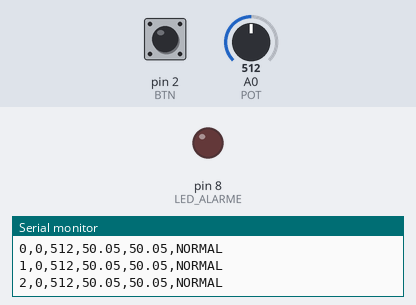
The sketch below on a simulated Arduino Uno, built with avr-gcc and run on an emulated ATmega328P. Parts: output pins drawn as LEDs (lit = HIGH), the last lines printed to the serial monitor. The test bench sets the inputs (shaded band); at power-on: A0 (POT) = 512, pin 2 (BTN) HIGH.

Above: at 1.3 s.
1.4 s: A0 (POT) set to 858
3.5 s: A0 (POT) set to 878
At 4.0 s:
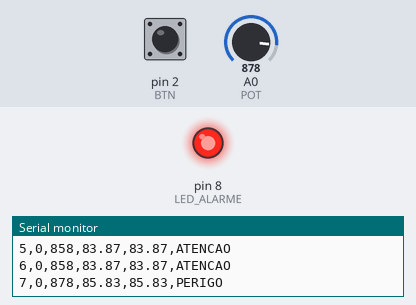
5.0 s: A0 (POT) set to 716
At 5.3 s:
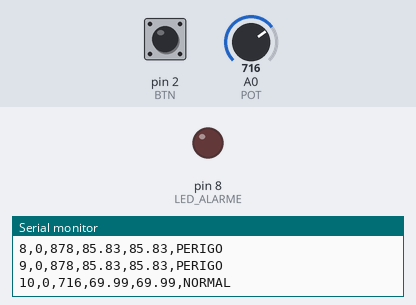
6.5 s: A0 (POT) set to 900
At 7.8 s:
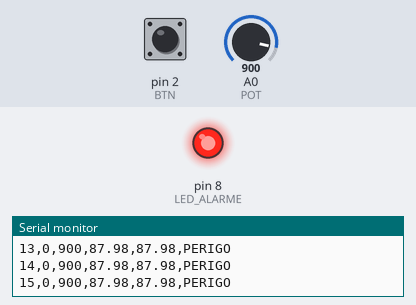
Timing chart, 0 to 9.0 s (numbered marks = the images above; inputs shaded):
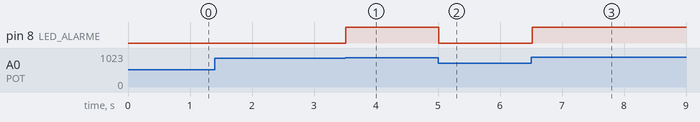

The sketch:

sketch.ino
```cpp
/*
 * UC Sistemas Automatizados — Semana 3
 * Aquisição documentada: leitura bruta, escalonamento, estado e registro CSV
 * Autor: Lucas Antonio Gomes (RA 823126987)
 *
 * Continua o circuito da Semana 2 (BTN D2, LED D8, POT A0, DHT22 D4).
 *
 * Tabela de E/S
 *   BTN_COMANDO  D2   DI   HIGH/LOW (INPUT_PULLUP)  ler comando
 *   LED_ALARME   D8   DO   OFF/ON                   sinalizar PERIGO
 *   POT_BRUTO    A0   AI   0..1023                  adquirir variável
 *   NIVEL_PCT    mem  REAL 0..100 %                 decidir e registrar
 *
 * Escala adotada: 0..1023 -> 0..100 % -> 0..100 °C
 * Estados: FALHA (fora de 0..100 %) > PERIGO (>= 85 %) > ATENCAO (>= 70 %) > NORMAL
 */

const int BTN = 2;
const int POT = A0;
const int LED_ALARME = 8;

const int   ADC_MAX     = 1023;   // Arduino Uno: 10 bits -> 0..1023
const float LIM_ATENCAO = 70.0;   // %
const float LIM_PERIGO  = 85.0;   // %

unsigned long amostra = 0;

// Escalonamento linear genérico: y = ymin + (x - xmin) * (ymax - ymin) / (xmax - xmin)
float escalonar(float x, float xmin, float xmax, float ymin, float ymax) {
  return ymin + (x - xmin) * (ymax - ymin) / (xmax - xmin);
}

// Prioridade: validade primeiro, depois severidade decrescente, normalidade por exclusão
const char* classificar(float pct) {
  if (pct < 0.0 || pct > 100.0) return "FALHA";
  if (pct >= LIM_PERIGO) return "PERIGO";
  if (pct >= LIM_ATENCAO) return "ATENCAO";
  return "NORMAL";
}

void setup() {
  pinMode(BTN, INPUT_PULLUP);
  pinMode(LED_ALARME, OUTPUT);
  Serial.begin(9600);
  Serial.println("amostra,botao,bruto,pct,tempC,estado");   // cabeçalho CSV
}

void loop() {
  bool botao = digitalRead(BTN) == LOW;                  // 1 = pressionado
  int bruto = analogRead(POT);
  float pct = escalonar(bruto, 0, ADC_MAX, 0.0, 100.0);  // = 100.0 * bruto / 1023.0
  float tempC = escalonar(pct, 0.0, 100.0, 0.0, 100.0);  // faixa 0..100 °C
  const char* estado = classificar(pct);

  digitalWrite(LED_ALARME, pct >= LIM_PERIGO ? HIGH : LOW);

  Serial.print(amostra++); Serial.print(",");
  Serial.print(botao);     Serial.print(",");
  Serial.print(bruto);     Serial.print(",");
  Serial.print(pct, 2);    Serial.print(",");
  Serial.print(tempC, 2);  Serial.print(",");
  Serial.println(estado);
  delay(500);
}
```

Measured:
- the behaviour switches between 869 and 870 on A0 (POT) (found by bisection; images 0 and 1)
- after the input at 3.5 s, pin 8 (LED_ALARME): LOW → HIGH at once
- after the input at 5.0 s, pin 8 (LED_ALARME): HIGH → LOW at once
- after the input at 6.5 s, pin 8 (LED_ALARME): LOW → HIGH at once
